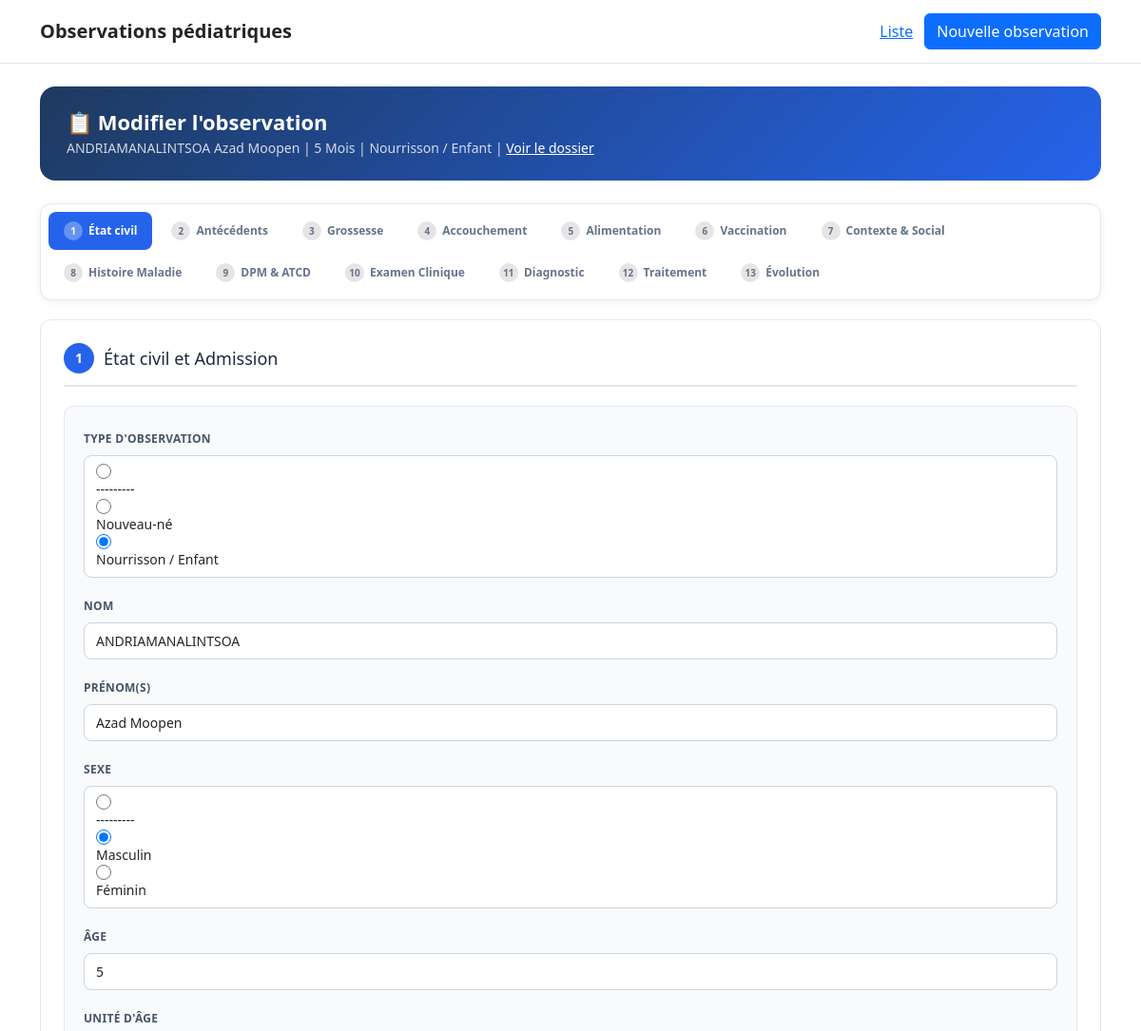
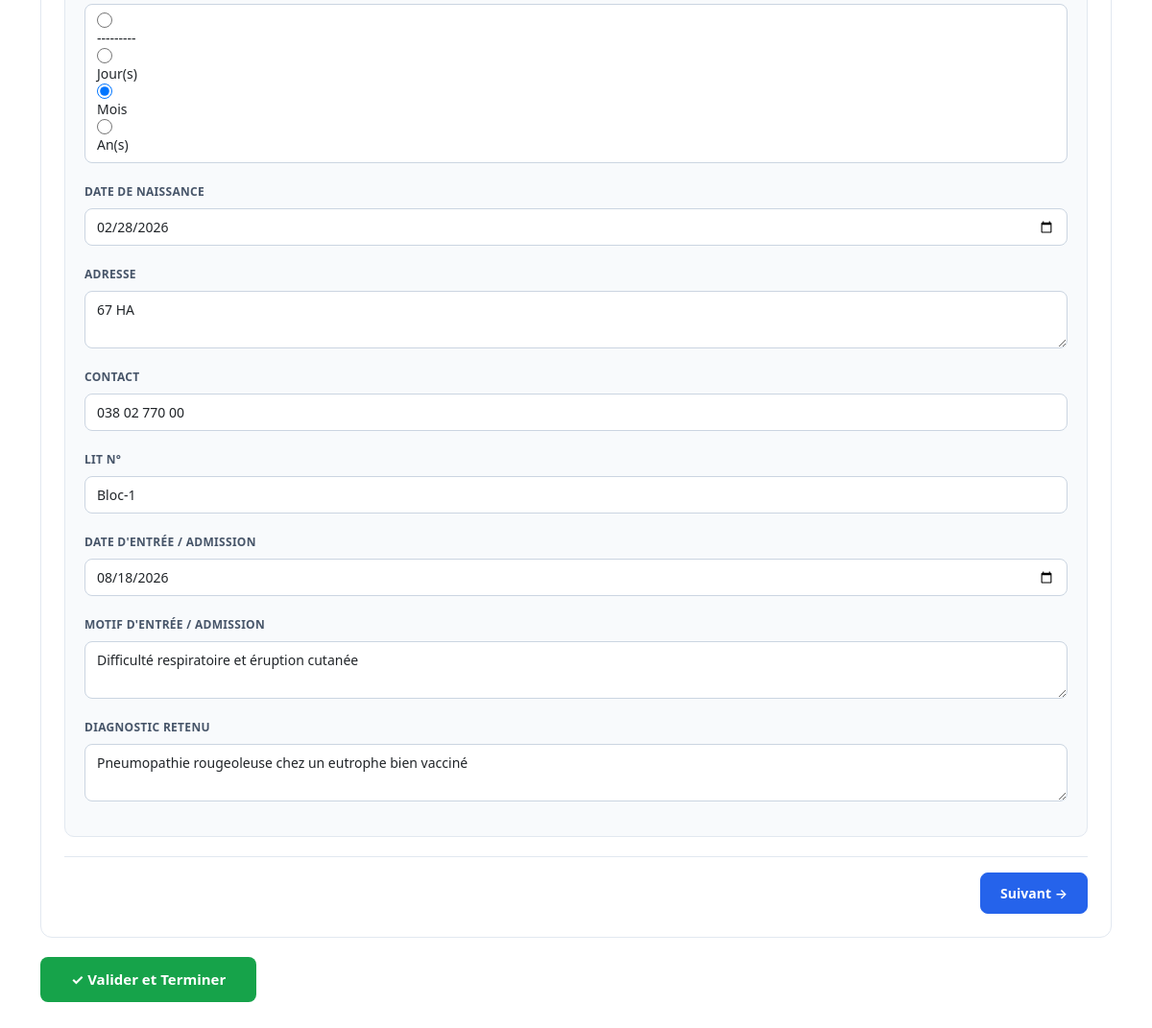
Screenshot of /observations/4/modifier/ with the database file from the repository (2 pictures, top to bottom).
### patient/models.py (models this page shows, shortened)
class ObservationMedicale(models.Model):
    type_observation = models.CharField(
        max_length=10,
        choices=C.TYPE_OBSERVATION_CHOICES,
        verbose_name="Type d'observation",
    )
    nom = models.CharField(
        max_length=255,
        verbose_name="Nom",
    )
    prenoms = models.CharField(
        max_length=255, blank=True, null=True,
        verbose_name="Prénom(s)",
    )
    sexe = models.CharField(
        max_length=1,
        choices=C.SEXE_CHOICES,
        verbose_name="Sexe",
    )
    age_valeur = models.PositiveIntegerField(
        verbose_name="Âge",
    )
    age_unite = models.CharField(
        max_length=10,
        choices=C.AGE_UNITE_CHOICES,
        verbose_name="Unité d'âge",
    )
    date_naissance = models.DateField(
        null=True,
        blank=True,
        verbose_name="Date de naissance",
    )
    adresse = models.TextField(
        null=True,
        blank=True,
        verbose_name="Adresse",
    )
    telephone = models.CharField(
        max_length=50,
        null=True,
        blank=True,
        verbose_name="Contact",
    )
    lit = models.CharField(
        max_length=30,
        null=True,
        blank=True,
        verbose_name="Lit n°",
    )
    date_admission = models.DateField(
        null=True,
        blank=True,
        verbose_name="Date d'entrée / admission",
    )
    motif_admission = models.TextField(
        null=True,
        blank=True,
        verbose_name="Motif d'entrée / admission",
    )
    diagnostic_retenu = models.TextField(
        null=True,
        blank=True,
        verbose_name="Diagnostic retenu",
    )
    created_at = models.DateTimeField(auto_now_add=True)
    updated_at = models.DateTimeField(auto_now=True)
    class Meta:
        verbose_name = "Observation médicale"
        verbose_name_plural = "Observations médicales"
        ordering = ["-created_at"]
    @property
    def age_display(self):
        return f"{self.age_valeur} {self.get_age_unite_display()}"

### patient/views.py (the view, shortened to what this page needs)
@require_http_methods(["GET", "POST"])
def observation_form(request, pk=None):
    observation = get_object_or_404(ObservationMedicale, pk=pk)
    is_ajax = (
        request.headers.get("x-requested-with") == "XMLHttpRequest"
        or request.GET.get("ajax")
    )
    requested_type = get_requested_type(request.POST if request.method == "POST" else None, observation)
    include_child_sections = should_include_child_sections(requested_type, observation)
    forms = {}
    forms["observation"] = ObservationMedicaleForm(
        request.POST or None,
        instance=observation,
        prefix="observation",
    )
    for key, form_class, related_name, child_only in RELATED_FORMS_CONFIG:
        if child_only and not include_child_sections:
            continue
        instance = get_related_instance(observation, related_name)
        forms[key] = form_class(
            request.POST or None,
            instance=instance,
            prefix=key,
        )
    grossesse_instance = get_related_instance(observation, "grossesse")
    serologies_data = getattr(grossesse_instance, "serologies", {}) if grossesse_instance else {}
    forms["serologies"] = SerologiesForm(
        data=request.POST if request.method == "POST" else None,
        json_data=serologies_data,
        prefix="serologies",
    )
    examen_instance = get_related_instance(observation, "examen_clinique")
    exam_subforms = {}
    for key, form_class, label in EXAM_SUBFORMS:
        json_data = getattr(examen_instance, key, {}) if examen_instance else {}
        exam_subforms[key] = form_class(
            data=request.POST if request.method == "POST" else None,
            json_data=json_data,
            prefix=f"exam_{key}",
        )
    formsets = {
        "episodes": EpisodeHistoireMaladieFormSet(
            request.POST or None,
            instance=observation,
            prefix="episodes",
        ),
        "hypotheses": HypotheseDiagnosticFormSet(
            request.POST or None,
            instance=observation,
            prefix="hypotheses",
        ),
        "evolutions": EvolutionFormSet(
            request.POST or None,
            instance=observation,
            prefix="evolutions",
        ),
    }
    context = {
        "observation": observation,
        "forms": forms,
        "formsets": formsets,
        "title": "Modifier l'observation" if observation else "Nouvelle observation",
        "is_enfant": include_child_sections,
        "serologies_form": forms.get("serologies"),
        "exam_subforms": exam_subforms,
        "exam_subforms_list": EXAM_SUBFORMS,
    }
    return render(request, "patient/observation_form.html", context)
    return render(request, "patient/observation_form.html", context)

### patient/exam_forms.py (called while the page is built)
def flatten_json(data, parent_key="", sep="__"):
    items = {}
    if not isinstance(data, dict):
        return items
    for key, value in data.items():
        new_key = f"{parent_key}{sep}{key}" if parent_key else key
        if isinstance(value, dict):
            items.update(flatten_json(value, new_key, sep=sep))
        else:
            items[new_key] = value
    return items

    def prepare_value(self, value):
        if value is True:
            return "true"
        if value is False:
            return "false"
        return ""

### patient/forms.py (called while the page is built)
    def grouped_fields(self):
        groups = []
        for key, label in self.SEROLOGIE_KEYS:
            groups.append({
                "key": key,
                "label": label,
                "fait": self[f"{key}_fait"],
                "resultat": self[f"{key}_resultat"],
            })
        return groups

### patient/templatetags/exam_tags.py (called while the page is built)
@register.filter
def get_item(dictionary, key):
    if dictionary is None:
        return None
    return dictionary.get(key)

@register.filter
def fields_by_prefix(form, prefix):
    return [field for field in form if field.name.startswith(prefix)]

### patient/views.py (called while the page is built)
def get_related_instance(observation, related_name):
    if not observation:
        return None
    try:
        return getattr(observation, related_name)
    except ObjectDoesNotExist:
        return None

def get_requested_type(data, observation):
    if data:
        return data.get("observation-type_observation") or data.get("type_observation")
    if observation:
        return observation.type_observation
    return None

def should_include_child_sections(requested_type, observation):
    if requested_type == "ENFANT":
        return True
    if observation and observation.type_observation == "ENFANT":
        return True
    return False

### patient/templates/patient/observation_form.html (shortened to what this page needs)
{% extends "patient/base.html" %}
{% load django_bootstrap5 %}
{% load exam_tags %}
{% block content %}
<div class="form-header">
    <h1>📋 {{ title }}</h1>
    <div class="subtitle">
        {{ observation.nom }} {{ observation.prenoms }}
        | {{ observation.age_display }}
        | {{ observation.get_type_observation_display }}
        {% if observation.pk %}
            | <a href="{% url 'patient:observation_detail' observation.pk %}" style="color:#fff; text-decoration:underline;">Voir le dossier</a>
        {% endif %}
    </div>
</div>
<form method="post" id="observation-form" novalidate>
    <div class="step-tabs">
        <button type="button" class="step-tab active" data-step="1">
            <span class="tab-number">1</span>État civil
        </button>
        <button type="button" class="step-tab" data-step="2">
            <span class="tab-number">2</span>Antécédents
        </button>
        <button type="button" class="step-tab" data-step="3">
            <span class="tab-number">3</span>Grossesse
        </button>
        <button type="button" class="step-tab" data-step="4">
            <span class="tab-number">4</span>Accouchement
        </button>
        <button type="button" class="step-tab" data-step="5">
            <span class="tab-number">5</span>Alimentation
        </button>
        <button type="button" class="step-tab" data-step="6">
            <span class="tab-number">6</span>Vaccination
        </button>
        <button type="button" class="step-tab" data-step="7">
            <span class="tab-number">7</span>Contexte & Social
        </button>
        <button type="button" class="step-tab" data-step="8">
            <span class="tab-number">8</span>Histoire Maladie
        </button>
        {% if is_enfant %}
        <button type="button" class="step-tab" data-step="9">
            <span class="tab-number">9</span>DPM & ATCD
        </button>
        {% endif %}
        <button type="button" class="step-tab" data-step="10">
            <span class="tab-number">10</span>Examen Clinique
        </button>
        <button type="button" class="step-tab" data-step="11">
            <span class="tab-number">11</span>Diagnostic
        </button>
        <button type="button" class="step-tab" data-step="12">
            <span class="tab-number">12</span>Traitement
        </button>
        <button type="button" class="step-tab" data-step="13">
            <span class="tab-number">13</span>Évolution
        </button>
    </div>
    <div class="form-step active" data-step="1">
        <h4><span class="step-number">1</span>État civil et Admission</h4>
        <div class="main-form-section">
            {% for field in forms.observation %}
                <div class="form-group mb-3">
                    {% bootstrap_field field %}
                </div>
            {% endfor %}
        </div>
        <div class="form-navigation">
            <button type="button" class="btn-nav primary" onclick="goToStep(2)">Suivant →</button>
        </div>
    </div>
    <button type="submit" class="btn-submit-final">
        ✓ Valider et Terminer
    </button>
</form>
{% endblock %}

### patient/templates/patient/base.html (style rules this page uses)
:root { --primary: #2563eb; --primary-dark: #1d4ed8; --secondary: #64748b; --danger: #dc2626; --success: #16a34a; --warning: #d97706; --info: #0891b2; --bg: #f8fafc; --card: #ffffff; --border: #e2e8f0; --text: #0f172a; --muted: #64748b; }
* { box-sizing: border-box; }
body { margin: 0; font-family: Arial, Helvetica, sans-serif; background: var(--bg); color: var(--text); line-height: 1.45; }
input[type="text"], input[type="number"], input[type="date"], input[type="email"], input[type="tel"], select, textarea { width: 100%; padding: 9px 10px; border: 1px solid #cbd5e1; border-radius: 8px; font-size: 14px; background: #fff; }
textarea { min-height: 80px; resize: vertical; }

### patient/templates/patient/observation_form.html (style rules this page uses)
.form-header { background: linear-gradient(135deg, #1e3a5f 0%, #2563eb 100%); border-radius: 16px; padding: 24px 28px; color: #fff; margin-bottom: 24px; }
.form-header h1 { margin: 0; font-size: 22px; font-weight: 800; }
.form-header .subtitle { color: rgba(255,255,255,0.8); font-size: 14px; margin-top: 4px; }
.step-tabs { display: flex; flex-wrap: wrap; gap: 4px; background: #fff; border-radius: 12px; border: 1px solid #e2e8f0; padding: 8px; margin-bottom: 20px; position: sticky; top: 0; z-index: 100; box-shadow: 0 2px 8px rgba(0,0,0,0.06); }
.step-tab { padding: 10px 16px; border: none; background: none; font-size: 12px; font-weight: 600; color: #64748b; cursor: pointer; border-radius: 8px; transition: all 0.2s; white-space: nowrap; }
.step-tab.active { background: #2563eb; color: #fff; }
.step-tab .tab-number { display: inline-flex; align-items: center; justify-content: center; width: 20px; height: 20px; border-radius: 50%; background: rgba(0,0,0,0.1); font-size: 10px; margin-right: 6px; }
.step-tab.active .tab-number { background: rgba(255,255,255,0.3); }
.form-step { display: none; background: #fff; border-radius: 12px; border: 1px solid #e2e8f0; padding: 24px; margin-bottom: 20px; }
.form-step.active { display: block; animation: fadeIn 0.2s ease; }
.form-step h4 { margin: 0 0 20px; font-size: 18px; color: #1e293b; display: flex; align-items: center; gap: 10px; padding-bottom: 12px; border-bottom: 2px solid #e2e8f0; }
.step-number { display: inline-flex; align-items: center; justify-content: center; width: 32px; height: 32px; border-radius: 50%; background: #2563eb; color: #fff; font-size: 14px; font-weight: 700; }
.main-form-section { background: #f8fafc; border-radius: 10px; border: 1px solid #e2e8f0; padding: 20px; margin-bottom: 20px; }
.field-item > label, .form-group > label { font-size: 12px; font-weight: 600; color: #475569; text-transform: uppercase; letter-spacing: 0.3px; }
.form-control, .form-select { padding: 8px 12px !important; border: 1px solid #cbd5e1 !important; border-radius: 8px !important; font-size: 14px !important; }
input[type="radio"] { -webkit-appearance: radio !important; -moz-appearance: radio !important; appearance: radio !important; width: 16px !important; height: 16px !important; }
.form-navigation { display: flex; justify-content: space-between; margin-top: 20px; padding-top: 16px; border-top: 1px solid #e2e8f0; }
.btn-nav { padding: 10px 20px; border-radius: 8px; border: 1px solid #cbd5e1; background: #fff; font-size: 14px; font-weight: 600; cursor: pointer; transition: all 0.2s; text-decoration: none; color: #475569; }
.btn-nav.primary { background: #2563eb; color: #fff; border-color: #2563eb; }
.btn-submit-final { padding: 12px 32px; border-radius: 8px; border: none; background: #16a34a; color: #fff; font-size: 15px; font-weight: 700; cursor: pointer; }

### rows the page displays
ObservationMedicale: nom "ANDRIAMANALINTSOA", prenoms "Azad Moopen", age_display "5 Mois", type_observation "Nourrisson / Enfant"

### other values shown
{{ title }} "Modifier l'observation"
